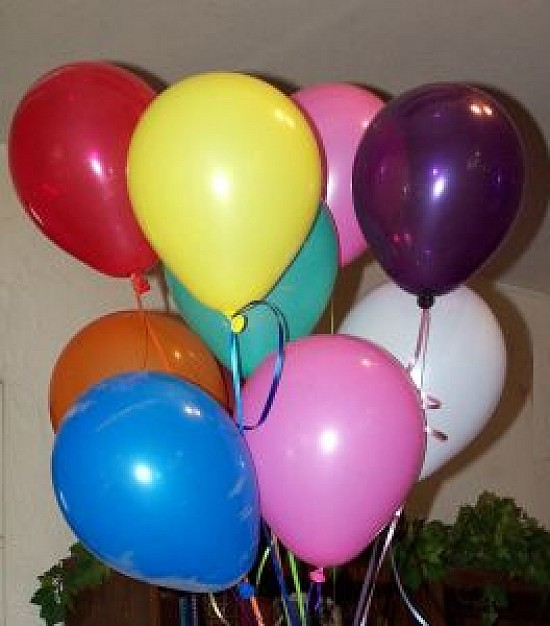
#> input picture teste-opencv/bexiga.jpg, 550 x 626 px, given in place of the camera
$ python balloon_tracking_borda.py
#> lines starting #> are read from the running program, lines starting #| are printed output that depends on the picture; after the words box and inside, x2 and y2 are one past the last pixel; in counts of white or black regions, pixels touching at a corner belong together
import numpy as np
import imutils
import cv2

camera = cv2.VideoCapture(0)

try:

    while True:

        (grabbed, frame) = camera.read()
#> frame is the input picture: shape (626, 550, 3); mean B, G, R 105.9, 104.8, 122.6
        gray = cv2.cvtColor(frame, cv2.COLOR_BGR2GRAY)
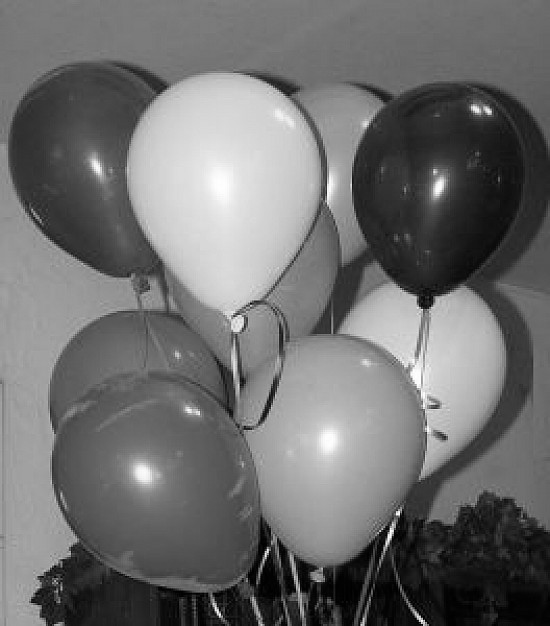
#> gray: shape (626, 550); min 0, max 255, mean 110.3
        blurred = cv2.GaussianBlur(gray, (7, 7), 0)
        edged = cv2.Canny(blurred, 50, 150)
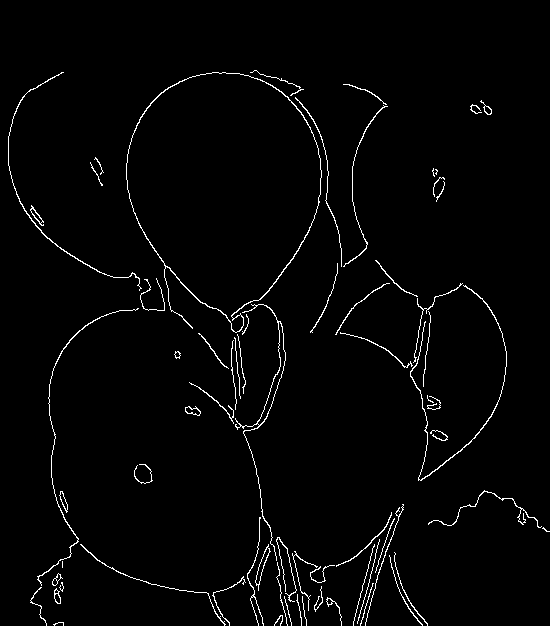
#> edged: shape (626, 550); 2.1% white in thin lines or dots, all inside (x1, y1, x2, y2) = (8, 70, 550, 626)

        # find contours in the edge map
        (cnts, _) = cv2.findContours(edged.copy(), cv2.RETR_EXTERNAL, cv2.CHAIN_APPROX_SIMPLE)
#> cnts = 68 contours, 38 with area under 20; largest, box (x1, y1, x2, y2) and area: (126, 72, 322, 333) 35116, (235, 304, 286, 561) 569, (255, 544, 271, 591) 162, (410, 285, 507, 481) 116, (8, 72, 142, 291) 98

        cv2.drawContours(edged, cnts, -1, (255,0,0), 3)
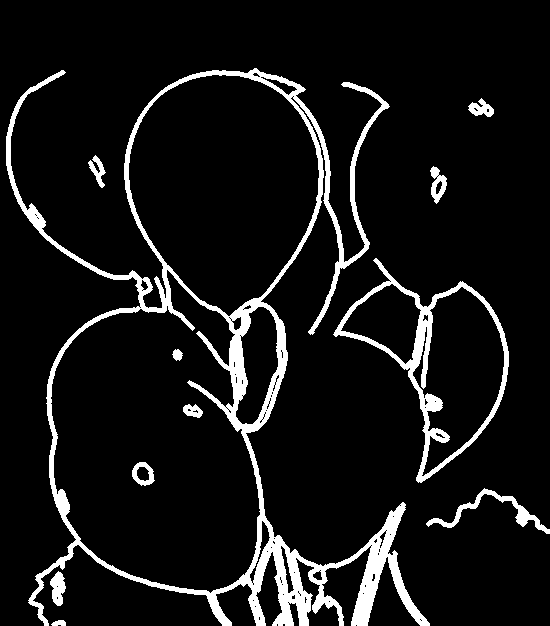
#> edged: shape (626, 550); 8.6% white; 11 white regions, largest, box (x1, y1, x2, y2) and area: (6, 68, 430, 626) 22295, (333, 258, 509, 483) 4411, (426, 488, 550, 534) 920

        cv2.imshow("output", edged)
        key = cv2.waitKey(1) & 0xFF
#> (key Esc is pressed here)
except:
    pass
